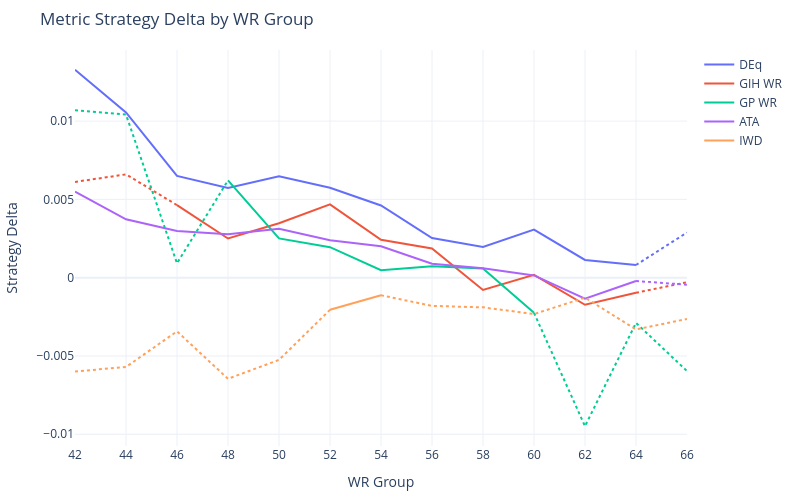

The cell this chart's notebook holds for it:
### Code cell
from 
deq.plot import strat_delta_line_plot

delta_plot = strat_delta_line_plot(res)

### Figure 1 — Plotly figure (JSON) as saved in the notebook; plotly's stock layout.template omitted (floating-point values rounded to 4 significant figures)
{"data": [{"line": {"color": "#636EFA", "dash": "solid"}, "mode": "lines", "name": "DEq", "showlegend": true, "type": "scatter", "x": [42, 44, 46, 48, 50, 52, 54, 56, 58, 60, 62, 64], "y": [0.01328, 0.01056, 0.006501, 0.005725, 0.006483, 0.005745, 0.004609, 0.002531, 0.001956, 0.003076, 0.001135, 0.0008091]}, {"line": {"color": "#636EFA", "dash": "dot"}, "mode": "lines", "name": "DEq", "showlegend": false, "type": "scatter", "x": [64, 66], "y": [0.0008091, 0.002885]}, {"line": {"color": "#EF553B", "dash": "solid"}, "mode": "lines", "name": "GIH WR", "showlegend": true, "type": "scatter", "x": [46, 48, 50, 52, 54, 56, 58, 60, 62, 64], "y": [0.004636, 0.002501, 0.003479, 0.004683, 0.002417, 0.001863, -0.0007863, 0.0001811, -0.00173, -0.0009627]}, {"line": {"color": "#EF553B", "dash": "dot"}, "mode": "lines", "name": "GIH WR", "showlegend": false, "type": "scatter", "x": [42, 44, 46], "y": [0.006116, 0.006599, 0.004636]}, {"line": {"color": "#EF553B", "dash": "dot"}, "mode": "lines", "name": "GIH WR", "showlegend": false, "type": "scatter", "x": [64, 66], "y": [-0.0009627, -0.0002899]}, {"line": {"color": "#00CC96", "dash": "solid"}, "mode": "lines", "name": "GP WR", "showlegend": true, "type": "scatter", "x": [48, 50, 52, 54, 56, 58, 60], "y": [0.006213, 0.002511, 0.001948, 0.0004751, 0.0007309, 0.0005859, -0.002247]}, {"line": {"color": "#00CC96", "dash": "dot"}, "mode": "lines", "name": "GP WR", "showlegend": false, "type": "scatter", "x": [42, 44, 46, 48], "y": [0.01069, 0.01042, 0.0009183, 0.006213]}, {"line": {"color": "#00CC96", "dash": "dot"}, "mode": "lines", "name": "GP WR", "showlegend": false, "type": "scatter", "x": [60, 62, 64, 66], "y": [-0.002247, -0.009484, -0.002884, -0.005963]}, {"line": {"color": "#AB63FA", "dash": "solid"}, "mode": "lines", "name": "ATA", "showlegend": true, "type": "scatter", "x": [42, 44, 46, 48, 50, 52, 54, 56, 58, 60, 62, 64], "y": [0.005491, 0.003731, 0.002983, 0.002773, 0.003122, 0.002392, 0.002012, 0.000888, 0.0006091, 0.000144, -0.001336, -0.0002106]}, {"line": {"color": "#AB63FA", "dash": "dot"}, "mode": "lines", "name": "ATA", "showlegend": false, "type": "scatter", "x": [64, 66], "y": [-0.0002106, -0.0004516]}, {"line": {"color": "#FFA15A", "dash": "solid"}, "mode": "lines", "name": "IWD", "showlegend": true, "type": "scatter", "x": [52, 54], "y": [-0.002052, -0.001122]}, {"line": {"color": "#FFA15A", "dash": "dot"}, "mode": "lines", "name": "IWD", "showlegend": false, "type": "scatter", "x": [42, 44, 46, 48, 50, 52], "y": [-0.005989, -0.005703, -0.003427, -0.006455, -0.005248, -0.002052]}, {"line": {"color": "#FFA15A", "dash": "dot"}, "mode": "lines", "name": "IWD", "showlegend": false, "type": "scatter", "x": [54, 56, 58, 60, 62, 64, 66], "y": [-0.001122, -0.0018, -0.001894, -0.002321, -0.001275, -0.003306, -0.002636]}], "layout": {"height": 500, "hovermode": "x unified", "margin": {"b": 50, "l": 50, "r": 50, "t": 50}, "title": {"text": "Metric Strategy Delta by WR Group"}, "width": 800, "xaxis": {"tickmode": "array", "ticktext": ["42", "44", "46", "48", "50", "52", "54", "56", "58", "60", "62", "64", "66"], "tickvals": [42, 44, 46, 48, 50, 52, 54, 56, 58, 60, 62, 64, 66], "title": {"text": "WR Group"}}, "yaxis": {"title": {"text": "Strategy Delta"}}}}
